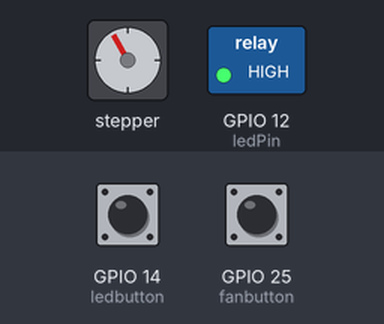
Simulated run of this sketch. Board: ESP32. On the bench: stepper motor, switched loads named in the sketch (green lamp = pin HIGH). The inputs (shaded band) are chosen by the test bench; at power-on: GPIO 25 (fanbutton) HIGH, GPIO 14 (ledbutton) HIGH. WiFi joins after 1.5 s; servers stay silent unless stated; stepper angles assume 200 steps per turn.

Above: at 3.0 s.
3.1 s: GPIO 25 (fanbutton) pulled LOW for 1.2 s
At 4.1 s:
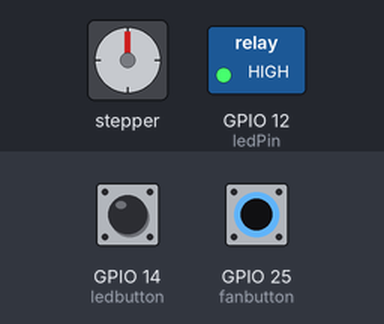
7.6 s: GPIO 25 (fanbutton) pulled LOW for 1.2 s
At 7.75 s:
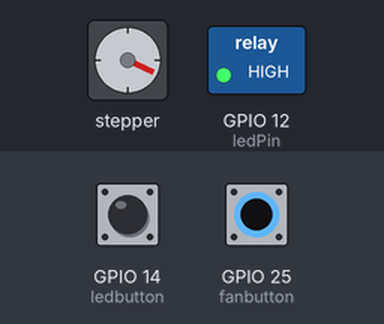
12.8 s: GPIO 25 (fanbutton) pulled LOW for 3.2 s
At 16.75 s:
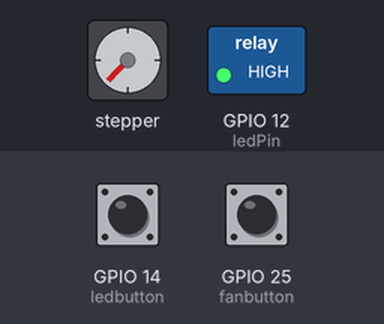
20.0 s: GPIO 25 (fanbutton) pulled LOW for 1.2 s
At 22.55 s:
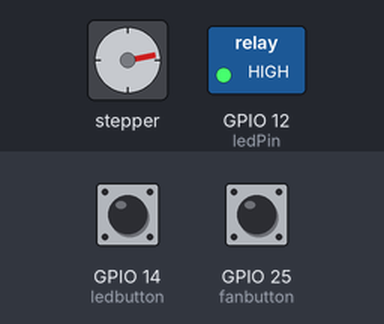
25.2 s: GPIO 25 (fanbutton) pulled LOW for 1.2 s
30.4 s: GPIO 25 (fanbutton) pulled LOW for 3.2 s
Timing chart, 0 to 38.6 s (numbered marks = the images above; inputs shaded):
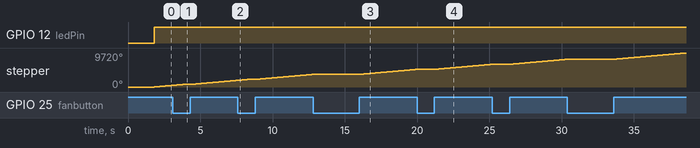

The sketch:

sketch.ino
```cpp
#include <Stepper.h>

#define BLYNK_TEMPLATE_ID "TMPL34HL-_VAo"
#define BLYNK_TEMPLATE_NAME "Home Automation Assignment"
#define BLYNK_AUTH_TOKEN "4yEFoFn2yaWCzeI_575VjUPe1gTVrudi"

#define BLYNK_PRINT Serial

#include <WiFi.h>
#include <BlynkSimpleEsp32.h>


char auth[] = BLYNK_AUTH_TOKEN;

char ssid[] = "Wokwi-GUEST";
char pass[] = "";


int ledPin = 12;
int ledbutton = 14;
int fanbutton = 25;
int stepsPerRevolution = 200;

Stepper myStepper(stepsPerRevolution,17,5,18,19);

void setup() {
  Serial.begin(115200);

  Blynk.begin(auth, ssid, pass);

  myStepper.setSpeed(60);
  pinMode(ledPin, OUTPUT);
}

void loop()
{

  Blynk.run();
  int ledbuttonVal = digitalRead(ledbutton);
  int fanbuttonVal = digitalRead(fanbutton);

  if(ledbuttonVal==1)
  {
    digitalWrite(ledPin, HIGH);
  }
  if(fanbuttonVal==1)
  {
    myStepper.step(stepsPerRevolution);
  }
}


BLYNK_WRITE(V0)
{

  int ledValue = param.asInt();


  if (ledValue == 1)
  {
    digitalWrite(ledPin, HIGH);  // Turn on the LED
  }
  else {
    digitalWrite(ledPin, LOW);   // Turn off the LED
  }
}

BLYNK_WRITE(V1)
{

  int fanValue = param.asInt();


  if (fanValue == 1)
  {
    myStepper.step(stepsPerRevolution);
  }

}
```
